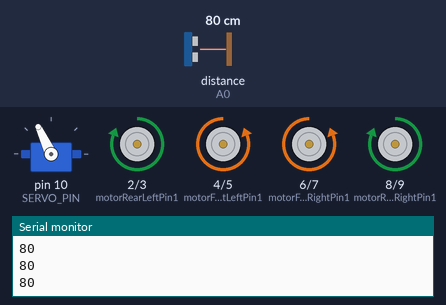
Bench run of a sketch on a simulated Arduino Uno, built with avr-gcc and run on an emulated ATmega328P. Parts: servo, motor-driver pin pairs drawn as motors (green arrow = first pin HIGH = forward, orange = second pin HIGH = backward, longer = more drive), the last lines printed to the serial monitor. The inputs (shaded band) are chosen by the test bench; at power-on: distance to the obstacle (sensor on A0) 80 cm. The echo pulse lasts 58.3 µs per cm.

Above: at 2.2 s.
2.3 s: distance to the obstacle (sensor on A0) set to 28 cm
3.8 s: distance to the obstacle (sensor on A0) set to 24 cm
At 4.13 s:
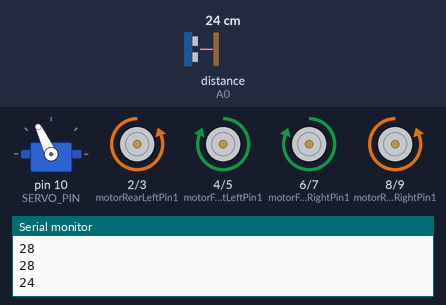
At 4.9 s:
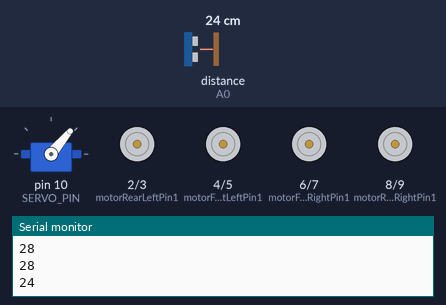
6.8 s: distance to the obstacle (sensor on A0) set to 35 cm
9.8 s: distance to the obstacle (sensor on A0) set to 2 cm
At 11.8 s:
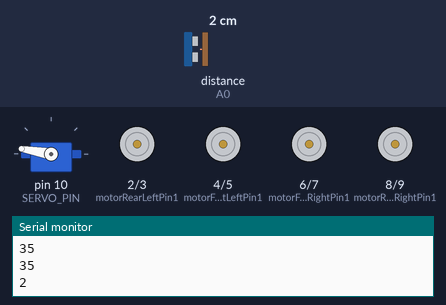
Timing chart, 0 to 13.8 s (numbered marks = the images above; inputs shaded):
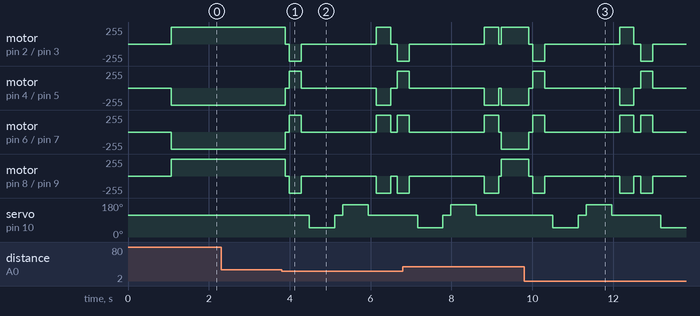

The sketch:

rover_stem.ino
```cpp
/*
  Rover STEM – Arduino obstacle‑avoiding car
  Corso STEM (PNRR) – docenti Annalisa Pazzi & Lisa Galvani
  =========================================================
  Librerie necessarie:
    • SR04   → https://github.com/maarten-pennings/SR04
    • Servo  → inclusa nell’IDE Arduino
    • (facoltativa) NewPing → https://github.com/livetronic/Arduino-NewPing

  Per installare una libreria: IDE ► Sketch ► Include Library ► Add .ZIP...

  Hardware
  --------
    – Arduino UNO (o Nano)
    – 2 × driver L298N
    – 4 × motori TT con riduttore
    – Sensore ultrasuoni HC‑SR04 su servo SG90
    – Alimentazione 6×AA per i motori (≈7,2 V) + 5 V USB per Arduino

  Wiring (riassunto a fine file)
*/

#include <Servo.h>
#include "SR04.h"           // ↳ gestisce il sensore HC‑SR04
// #include <NewPing.h>     // ↳ non usata nel codice ma lasciata come riferimento

/* ----------------------- Pin definition ----------------------- */

// Servo
constexpr uint8_t SERVO_PIN = 10;

// Ultrasonic sensor
constexpr uint8_t TRIG_PIN  = A0;
constexpr uint8_t ECHO_PIN  = A1;
constexpr uint16_t MAX_DISTANCE_CM = 200;

// L298N sinistra (SX)
constexpr uint8_t SX_IN1 = 2;
constexpr uint8_t SX_IN2 = 3;
constexpr uint8_t SX_IN3 = 4;
constexpr uint8_t SX_IN4 = 5;

// L298N destra (DX)
constexpr uint8_t DX_IN1 = 6;
constexpr uint8_t DX_IN2 = 7;
constexpr uint8_t DX_IN3 = 8;
constexpr uint8_t DX_IN4 = 9;

/* ----------------------- Globals ----------------------- */

SR04  sr04(ECHO_PIN, TRIG_PIN);
Servo headServo;

bool   goesForward   = false;
long   distanceFront = 0;

/* Mapping logico dei motori
   (inverti pin1/pin2 se un motore gira al contrario)        */
/* Ruote sinistra */
uint8_t motorFrontLeftPin1  = SX_IN3;
uint8_t motorFrontLeftPin2  = SX_IN4;
uint8_t motorRearLeftPin1   = SX_IN1;
uint8_t motorRearLeftPin2   = SX_IN2;
/* Ruote destra */
uint8_t motorFrontRightPin1 = DX_IN1;
uint8_t motorFrontRightPin2 = DX_IN2;
uint8_t motorRearRightPin1  = DX_IN3;
uint8_t motorRearRightPin2  = DX_IN4;

/* ----------------------- Helper prototypes ----------------------- */
void moveForward();
void moveBackward();
void moveStop();
void turnLeft();
void turnRight();
long lookRight();
long lookLeft();

/* ----------------------- Setup ----------------------- */
void setup() {
  Serial.begin(9600);

  /* Servo inizializzato al centro (≈115° nel montaggio scelto) */
  headServo.attach(SERVO_PIN);
  headServo.write(115);
  delay(1000);

  /* Imposto i pin dei motori */
  for (uint8_t pin : {SX_IN1, SX_IN2, SX_IN3, SX_IN4,
                      DX_IN1, DX_IN2, DX_IN3, DX_IN4}) {
    pinMode(pin, OUTPUT);
    digitalWrite(pin, LOW);
  }
}

/* ----------------------- Main loop ----------------------- */
void loop() {
  int distanceRight = 0;
  int distanceLeft  = 0;

  distanceFront = sr04.Distance();   // misura frontale (cm)
  Serial.println(distanceFront);
  delay(40);                         // anti‑rimbalzo sensore

  if (distanceFront <= 25) {         // ostacolo a ≤25 cm
    moveStop();
    delay(100);

    moveBackward();                  // indietreggia
    delay(300);
    moveStop();
    delay(200);

    distanceRight = lookRight();     // valuta destra
    delay(200);
    distanceLeft  = lookLeft();      // valuta sinistra
    delay(200);

    if (distanceRight >= distanceLeft) {
      turnRight();
    } else {
      turnLeft();
    }
    moveStop();

  } else {
    moveForward();                   // via libera
  }
}

/* ----------------------- Ultrasuoni su servo ----------------------- */
long lookRight() {
  headServo.write(50);               // ruota servo a destra
  delay(500);
  long d = sr04.Distance();
  delay(100);
  headServo.write(115);              // torna al centro
  return d;
}

long lookLeft() {
  headServo.write(170);              // ruota servo a sinistra
  delay(500);
  long d = sr04.Distance();
  delay(100);
  headServo.write(115);              // torna al centro
  return d;
}

/* ----------------------- Controllo movimento ----------------------- */
void moveStop() {
  for (uint8_t pin : {motorFrontLeftPin1,  motorFrontLeftPin2,
                      motorRearLeftPin1,   motorRearLeftPin2,
                      motorFrontRightPin1, motorFrontRightPin2,
                      motorRearRightPin1,  motorRearRightPin2}) {
    digitalWrite(pin, LOW);
  }
  goesForward = false;
}

void moveForward() {
  if (goesForward) return;           // evita re‑impostazioni inutili
  goesForward = true;

  /* Ruote sinistra avanti */
  digitalWrite(motorFrontLeftPin1, LOW);
  digitalWrite(motorFrontLeftPin2, HIGH);
  digitalWrite(motorRearLeftPin1,  HIGH);
  digitalWrite(motorRearLeftPin2,  LOW);

  /* Ruote destra avanti */
  digitalWrite(motorFrontRightPin1, LOW);
  digitalWrite(motorFrontRightPin2, HIGH);
  digitalWrite(motorRearRightPin1,  HIGH);
  digitalWrite(motorRearRightPin2,  LOW);
}

void moveBackward() {
  goesForward = false;

  /* Ruote sinistra indietro */
  digitalWrite(motorFrontLeftPin1, HIGH);
  digitalWrite(motorFrontLeftPin2, LOW);
  digitalWrite(motorRearLeftPin1,  LOW);
  digitalWrite(motorRearLeftPin2,  HIGH);

  /* Ruote destra indietro */
  digitalWrite(motorFrontRightPin1, HIGH);
  digitalWrite(motorFrontRightPin2, LOW);
  digitalWrite(motorRearRightPin1,  LOW);
  digitalWrite(motorRearRightPin2,  HIGH);
}

void turnRight() {
  /* Sinistra avanti, destra indietro */
  digitalWrite(motorFrontLeftPin1, LOW);
  digitalWrite(motorFrontLeftPin2, HIGH);
  digitalWrite(motorRearLeftPin1,  HIGH);
  digitalWrite(motorRearLeftPin2,  LOW);

  digitalWrite(motorFrontRightPin1, HIGH);
  digitalWrite(motorFrontRightPin2, LOW);
  digitalWrite(motorRearRightPin1,  LOW);
  digitalWrite(motorRearRightPin2,  HIGH);

  delay(350);   // durata rotazione (ms)
}

void turnLeft() {
  /* Sinistra indietro, destra avanti */
  digitalWrite(motorFrontLeftPin1, HIGH);
  digitalWrite(motorFrontLeftPin2, LOW);
  digitalWrite(motorRearLeftPin1,  LOW);
  digitalWrite(motorRearLeftPin2,  HIGH);

  digitalWrite(motorFrontRightPin1, LOW);
  digitalWrite(motorFrontRightPin2, HIGH);
  digitalWrite(motorRearRightPin1,  HIGH);
  digitalWrite(motorRearRightPin2,  LOW);

  delay(350);  // durata rotazione (ms)
}

/* -------------------------------------------------------------------
   Pinout riepilogativo

   Servo SG90 ... D10
   HC‑SR04 ...... TRIG=A0, ECHO=A1

   L298N sinistra      L298N destra
   IN1 D2              IN1 D6
   IN2 D3              IN2 D7
   IN3 D4              IN3 D8
   IN4 D5              IN4 D9
------------------------------------------------------------------- */
```

Measured:
- the behaviour switches between 26 and 25 cm on distance to the obstacle (sensor on A0) (found by bisection; images 0 and 1)
